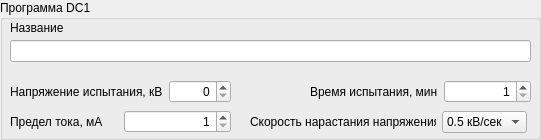
     <widget class="QGroupBox" name="ProgrammControl_9">
      <property name="geometry">
       <rect>
        <x>580</x>
        <y>36</y>
        <width>541</width>
        <height>140</height>
       </rect>
      </property>
      <property name="title">
       <string>Программа DC1</string>
      </property>
      <widget class="QLabel" name="label_69">
       <property name="geometry">
        <rect>
         <x>10</x>
         <y>20</y>
         <width>101</width>
         <height>16</height>
        </rect>
       </property>
       <property name="text">
        <string>Название</string>
       </property>
      </widget>
      <widget class="QLineEdit" name="DC1NameEdit">
       <property name="geometry">
        <rect>
         <x>10</x>
         <y>40</y>
         <width>521</width>
         <height>22</height>
        </rect>
       </property>
       <property name="maxLength">
        <number>100</number>
       </property>
      </widget>
      <widget class="QWidget" name="layoutWidget_25">
       <property name="geometry">
        <rect>
         <x>10</x>
         <y>110</y>
         <width>221</width>
         <height>24</height>
        </rect>
       </property>
       <layout class="QHBoxLayout" name="horizontalLayout_30">
        <item>
         <widget class="QLabel" name="label_70">
          <property name="text">
           <string>Предел тока, мА</string>
          </property>
         </widget>
        </item>
        <item>
         <widget class="QSpinBox" name="DC1CurrentBox">
          <property name="alignment">
           <set>Qt::AlignRight|Qt::AlignTrailing|Qt::AlignVCenter</set>
          </property>
          <property name="minimum">
           <number>1</number>
          </property>
          <property name="maximum">
           <number>200</number>
          </property>
         </widget>
        </item>
       </layout>
      </widget>
      <widget class="QWidget" name="layoutWidget_26">
       <property name="geometry">
        <rect>
         <x>10</x>
         <y>80</y>
         <width>221</width>
         <height>24</height>
        </rect>
       </property>
       <layout class="QHBoxLayout" name="horizontalLayout_31">
        <item>
         <widget class="QLabel" name="label_71">
          <property name="text">
           <string>Напряжение испытания, кВ</string>
          </property>
         </widget>
        </item>
        <item>
         <widget class="QSpinBox" name="DC1VoltageBox">
          <property name="alignment">
           <set>Qt::AlignRight|Qt::AlignTrailing|Qt::AlignVCenter</set>
          </property>
          <property name="maximum">
           <number>100</number>
          </property>
         </widget>
        </item>
       </layout>
      </widget>
      <widget class="QWidget" name="layoutWidget_27">
       <property name="geometry">
        <rect>
         <x>310</x>
         <y>80</y>
         <width>221</width>
         <height>24</height>
        </rect>
       </property>
       <layout class="QHBoxLayout" name="horizontalLayout_32">
        <item>
         <widget class="QLabel" name="label_72">
          <property name="text">
           <string>Время испытания, мин</string>
          </property>
         </widget>
        </item>
        <item>
         <widget class="QSpinBox" name="DC1Time">
          <property name="alignment">
           <set>Qt::AlignRight|Qt::AlignTrailing|Qt::AlignVCenter</set>
          </property>
          <property name="minimum">
           <number>1</number>
          </property>
          <property name="maximum">
           <number>900</number>
          </property>
         </widget>
        </item>
       </layout>
      </widget>
      <widget class="QWidget" name="layoutWidget_28">
       <property name="geometry">
        <rect>
         <x>250</x>
         <y>110</y>
         <width>277</width>
         <height>24</height>
        </rect>
       </property>
       <layout class="QHBoxLayout" name="horizontalLayout_33">
        <item>
         <widget class="QLabel" name="label_73">
          <property name="text">
           <string>Скорость нарастания напряжения</string>
          </property>
         </widget>
        </item>
        <item>
         <widget class="QComboBox" name="DC1AutoSpeedBox">
          <item>
           <property name="text">
            <string>0.5 кВ/сек</string>
           </property>
          </item>
          <item>
           <property name="text">
            <string>1 кВ/сек</string>
           </property>
          </item>
          <item>
           <property name="text">
            <string>2кВ/сек</string>
           </property>
          </item>
         </widget>
        </item>
       </layout>
      </widget>
     </widget>
